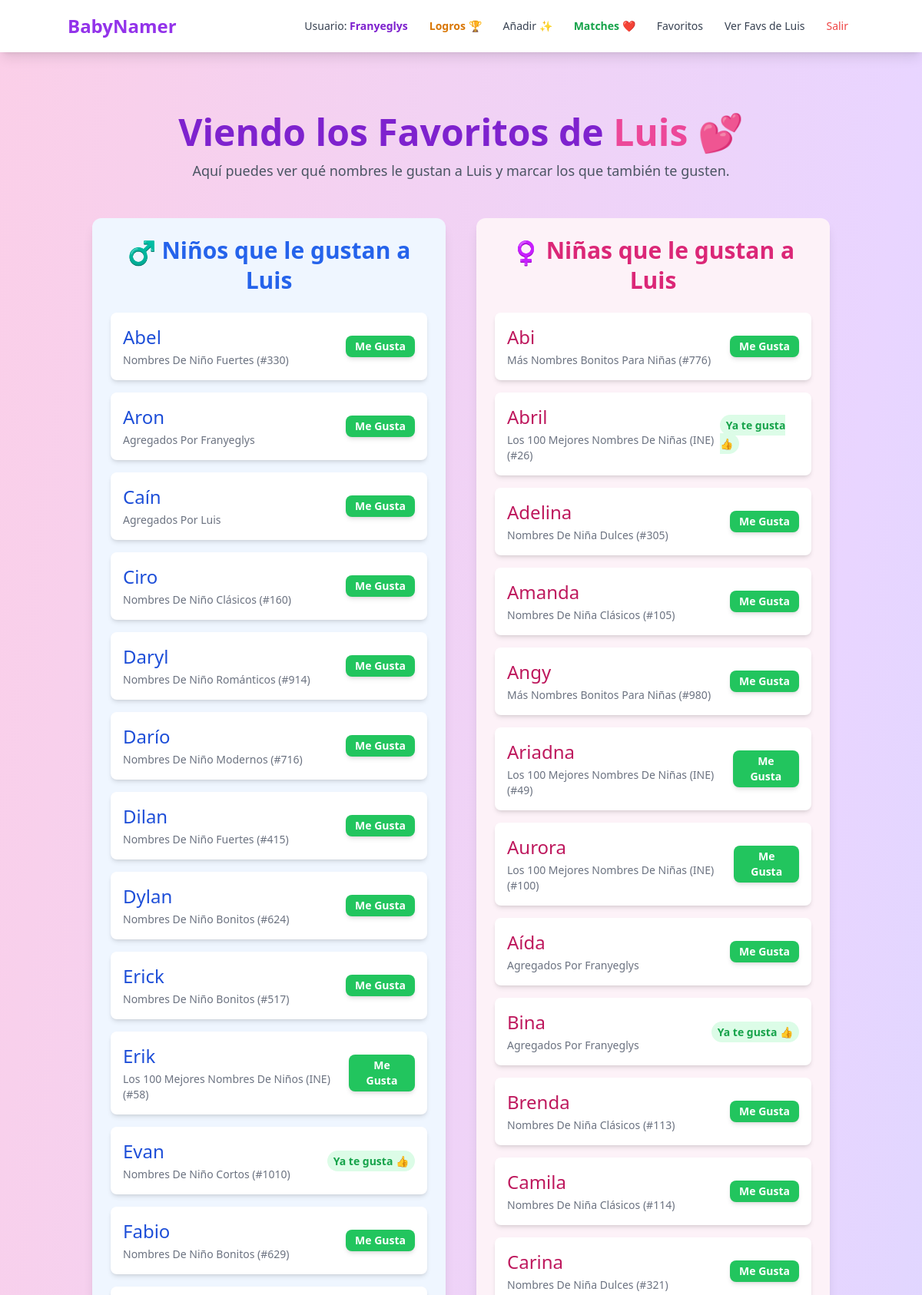
The page /view_favorites/luis (signed in, upper part) on the database its author committed.
### models.py (models this page shows, shortened)
class User(db.Model):
    id = db.Column(db.Integer, primary_key=True)
    username = db.Column(db.String(80), unique=True, nullable=False)
    favorites = db.relationship(
        'Name',
        secondary=favorite_table,
        backref=db.backref('favorited_by_users', lazy='dynamic') # Cambiado nombre de backref para claridad
    )
    passed_names_rel = db.relationship(
        'Name',
        secondary=passed_name_table,
        backref=db.backref('passed_by_users', lazy='dynamic') # Cambiado nombre de backref para claridad
    )

class Name(db.Model):
    id = db.Column(db.Integer, primary_key=True)
    name_text = db.Column(db.String(100), nullable=False)
    gender = db.Column(db.String(10), nullable=False)
    category = db.Column(db.String(100), nullable=False)
    ranking = db.Column(db.Integer, nullable=True)

### app.py (the view)
@app.route('/view_favorites/<string:username_to_view>')
def view_other_favorites(username_to_view):
    current_user = get_current_user() # El que está viendo la página
    other_user = User.query.filter(func.lower(User.username) == func.lower(username_to_view)).first()
    if not other_user:
        flash(f"Usuario '{username_to_view}' no encontrado.", "error")
        return redirect(url_for('index'))
    if current_user and current_user.id == other_user.id:
        return redirect(url_for('favorites'))
    other_user_all_favs = other_user.favorites
    unique_other_favs_by_text = {}
    for name_obj in other_user_all_favs:
        if name_obj.name_text not in unique_other_favs_by_text:
            unique_other_favs_by_text[name_obj.name_text] = name_obj
    final_other_favs_list = sorted(list(unique_other_favs_by_text.values()), key=lambda x: x.name_text)
    other_user_boy_names = [name for name in final_other_favs_list if name.gender == 'niño']
    other_user_girl_names = [name for name in final_other_favs_list if name.gender == 'niña']
    current_user_fav_ids = set()
    if current_user:
        current_user_fav_ids = {name.id for name in current_user.favorites}
    return render_template('view_other_favorites.html',
                           current_user=current_user,
                           other_user=other_user,
                           other_user_boy_names=other_user_boy_names,
                           other_user_girl_names=other_user_girl_names,
                           current_user_fav_ids=current_user_fav_ids)

### app.py (called while the page is built)
def get_current_user():
    if 'user_id' in session:
        return User.query.get(session['user_id'])
    return None

### templates/view_other_favorites.html (shortened to what this page needs)
{% extends "layout.html" %}
{% block content %}
<div class="container mx-auto px-2 sm:px-4 py-6 sm:py-8">
    <div class="text-center mb-8 md:mb-12">
        <h1 class="text-3xl sm:text-4xl md:text-5xl font-bold text-purple-700">
            Viendo los Favoritos de <span class="text-pink-500">{{ other_user.username | capitalize }}</span> 💕
        </h1>
        {% if current_user %}
        <p class="text-base sm:text-lg text-gray-600 mt-2 sm:mt-3">
            Aquí puedes ver qué nombres le gustan a {{ other_user.username | capitalize }} y marcar los que también te gusten.
        </p>
        {% endif %}
    </div>
    <div class="grid grid-cols-1 md:grid-cols-2 gap-6 md:gap-10">
        <div class="bg-blue-50 p-4 sm:p-6 rounded-xl shadow-lg">
            <h2 class="text-2xl sm:text-3xl font-semibold text-blue-600 mb-4 sm:mb-6 text-center">
                <span class="align-middle text-2xl sm:text-3xl">♂️</span> Niños que le gustan a {{ other_user.username | capitalize }}
            </h2>
            {% if other_user_boy_names %}
                <ul class="space-y-3 sm:space-y-4">
                    {% for name in other_user_boy_names %}
                    <li data-id="{{ name.id }}" class="bg-white p-3 sm:p-4 rounded-lg shadow-md flex justify-between items-center">
                        <div>
                            <span class="text-xl sm:text-2xl font-medium text-blue-700">{{ name.name_text }}</span>
                            <p class="text-xs sm:text-sm text-gray-500 capitalize mt-1">{{ name.category }} {% if name.ranking %}(#{{ name.ranking }}){% endif %}</p>
                        </div>
                        <div>
                            {% if current_user %}
                                {% if name.id in current_user_fav_ids %}
                                    <span class="text-sm font-semibold text-green-600 py-1 px-2 rounded-full bg-green-100">Ya te gusta 👍</span>
                                {% else %}
                                    <form method="POST" action="{{ url_for('like_name_from_other_favs', name_id=name.id, other_username=other_user.username) }}">
                                        <button type="submit"
                                                class="bg-green-500 hover:bg-green-600 text-white text-sm font-semibold py-1 px-3 rounded-lg shadow-md transition-colors">
                                            Me Gusta
                                        </button>
                                    </form>
                                {% endif %}
                            {% endif %}
                        </div>
                    </li>
                    {% endfor %}
                </ul>
            {% else %}
                <div class="text-center py-8 sm:py-10">
                    <p class="text-lg sm:text-xl text-gray-500">😢 {{ other_user.username | capitalize }} aún no tiene nombres de niño favoritos.</p>
                </div>
            {% endif %}
        </div>
        <div class="bg-pink-50 p-4 sm:p-6 rounded-xl shadow-lg">
            <h2 class="text-2xl sm:text-3xl font-semibold text-pink-600 mb-4 sm:mb-6 text-center">
                <span class="align-middle text-2xl sm:text-3xl">♀️</span> Niñas que le gustan a {{ other_user.username | capitalize }}
            </h2>
            {% if other_user_girl_names %}
                <ul class="space-y-3 sm:space-y-4">
                    {% for name in other_user_girl_names %}
                    <li data-id="{{ name.id }}" class="bg-white p-3 sm:p-4 rounded-lg shadow-md flex justify-between items-center">
                        <div>
                            <span class="text-xl sm:text-2xl font-medium text-pink-700">{{ name.name_text }}</span>
                            <p class="text-xs sm:text-sm text-gray-500 capitalize mt-1">{{ name.category }} {% if name.ranking %}(#{{ name.ranking }}){% endif %}</p>
                        </div>
                        <div>
                             {% if current_user %}
                                {% if name.id in current_user_fav_ids %}
                                    <span class="text-sm font-semibold text-green-600 py-1 px-2 rounded-full bg-green-100">Ya te gusta 👍</span>
                                {% else %}
                                    <form method="POST" action="{{ url_for('like_name_from_other_favs', name_id=name.id, other_username=other_user.username) }}">
                                        <button type="submit"
                                                class="bg-green-500 hover:bg-green-600 text-white text-sm font-semibold py-1 px-3 rounded-lg shadow-md transition-colors">
                                            Me Gusta
                                        </button>
                                    </form>
                                {% endif %}
                            {% endif %}
                        </div>
                    </li>
                    {% endfor %}
                </ul>
            {% else %}
                <div class="text-center py-8 sm:py-10">
                     <p class="text-lg sm:text-xl text-gray-500">😢 {{ other_user.username | capitalize }} aún no tiene nombres de niña favoritos.</p>
                </div>
            {% endif %}
        </div>
    </div>
</div>
{% endblock %}

### templates/layout.html (shortened to what this page needs)
<!DOCTYPE html>
<html lang="es">
<head>
    <link rel="stylesheet" href="{{ url_for('static', filename='css/style.css') }}">
</head>
<body class="bg-gradient-to-br from-pink-200 via-purple-200 to-blue-200 min-h-screen font-sans text-gray-800">
<nav class="bg-white shadow-lg p-4 mb-8" x-data="{ open: false }">
    <div class="container mx-auto flex justify-between items-center">
        <a href="{{ url_for('index') }}" class="text-2xl font-bold text-purple-600 hover:text-purple-800">BabyNamer</a>
        <div class="hidden md:flex md:items-center space-x-1 lg:space-x-3">
            {% if session.user_id %}
                <span class="text-gray-700 text-sm hidden lg:inline mr-2">Usuario: <strong class="text-purple-700">{{ session.username | capitalize }}</strong></span>
                <a href="{{ url_for('achievements_page_route') }}" class="nav-link-desktop text-amber-600 hover:text-amber-800 font-semibold">Logros 🏆</a>
                <a href="{{ url_for('add_custom_name') }}" class="nav-link-desktop">Añadir ✨</a>
                <a href="{{ url_for('matches_page') }}" class="nav-link-desktop text-green-600 hover:text-green-800 font-semibold">Matches ❤️</a>
                <a href="{{ url_for('favorites') }}" class="nav-link-desktop">Favoritos</a>
                {% if current_user and current_user.username == 'luis' %}
                    <a href="{{ url_for('view_other_favorites', username_to_view='franyeglys') }}" class="nav-link-desktop">Ver Favs de Franyeglys</a>
                {% elif current_user and current_user.username == 'franyeglys' %}
                    <a href="{{ url_for('view_other_favorites', username_to_view='luis') }}" class="nav-link-desktop">Ver Favs de Luis</a>
                {% endif %}
                <a href="{{ url_for('logout') }}" class="nav-link-desktop text-red-500 hover:text-red-700">Salir</a>
            {% endif %}
        </div>
    </div>
</nav>
<main class="container mx-auto p-4">
    {% block content %}{% endblock %}
</main>
</body>
</html>

### rows shown on the page
User: username "Franyeglys"
User: username "Luis"
Name: name_text "Abel", category "Nombres De Niño Fuertes", ranking "330"
Name: name_text "Aron", category "Agregados Por Franyeglys"
Name: name_text "Caín", category "Agregados Por Luis"
Name: name_text "Ciro", category "Nombres De Niño Clásicos", ranking "160"
Name: name_text "Daryl", category "Nombres De Niño Románticos", ranking "914"
Name: name_text "Darío", category "Nombres De Niño Modernos", ranking "716"
Name: name_text "Dilan", category "Nombres De Niño Fuertes", ranking "415"
Name: name_text "Dylan", category "Nombres De Niño Bonitos", ranking "624"
Name: name_text "Erick", category "Nombres De Niño Bonitos", ranking "517"
Name: name_text "Erik", category "Los 100 Mejores Nombres De Niños (INE)", ranking "58"
Name: name_text "Evan", category "Nombres De Niño Cortos", ranking "1010", shows "Ya te gusta 👍"
Name: name_text "Fabio", category "Nombres De Niño Bonitos", ranking "629"
Name: name_text "Abi", category "Más Nombres Bonitos Para Niñas", ranking "776"
Name: name_text "Abril", category "Los 100 Mejores Nombres De Niñas (INE)", ranking "26", shows "Ya te gusta 👍"
Name: name_text "Adelina", category "Nombres De Niña Dulces", ranking "305"
Name: name_text "Amanda", category "Nombres De Niña Clásicos", ranking "105"
Name: name_text "Angy", category "Más Nombres Bonitos Para Niñas", ranking "980"
Name: name_text "Ariadna", category "Los 100 Mejores Nombres De Niñas (INE)", ranking "49"
Name: name_text "Aurora", category "Los 100 Mejores Nombres De Niñas (INE)", ranking "100"
Name: name_text "Aída", category "Agregados Por Franyeglys"
Name: name_text "Bina", category "Agregados Por Franyeglys", shows "Ya te gusta 👍"
Name: name_text "Brenda", category "Nombres De Niña Clásicos", ranking "113"
Name: name_text "Camila", category "Nombres De Niña Clásicos", ranking "114"
Name: name_text "Carina", category "Nombres De Niña Dulces", ranking "321"
